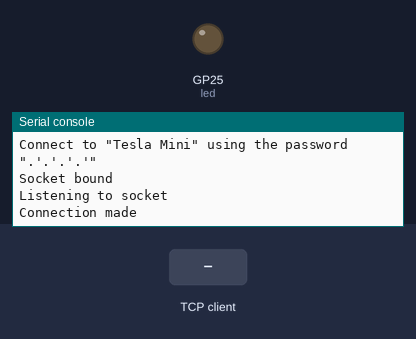
The program below on a simulated Raspberry Pi Pico running MicroPython. Shown: output pins drawn as LEDs (lit = HIGH), the last lines printed to the serial console. The inputs (shaded band) are chosen by the test bench. The board's own WiFi access point starts at once; one TCP client connects 1 s after the port opens and stays connected.

Above: at 1.2 s.
1.3 s: the TCP client sends "1"
At 2.1 s:
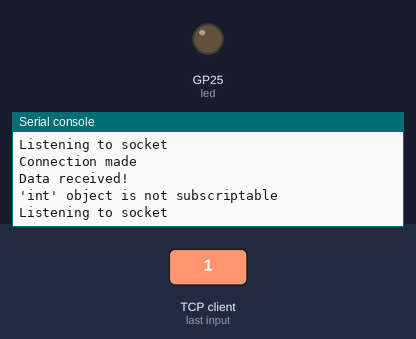
2.8 s: the TCP client sends "on"
At 4.5 s:
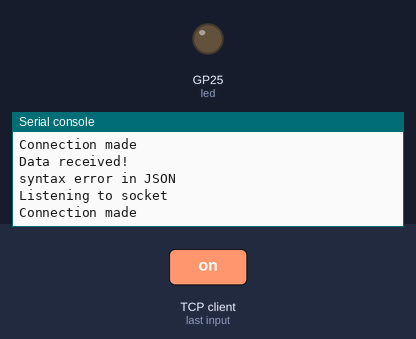

The program:

udpToSerial.py
```python
# -------------------------------- Pre-script --------------------------------
# type:ignore
# -> this causes IDEs to not complain about what type a variable is
# -> who doesn't like simply ignoring errors when you can


# ---------- Packages ----------
import gc
import machine
from machine import Pin
import json
from time import sleep
import network
import socket
import select


# ---------- Clean memory ----------
# Increase run time and decrease chance of code failure
# Collect possible garbage/cache
gc.collect()
# Free memory if possible
gc.mem_free()


# ---------- Variables ----------
wlan = network.WLAN(network.AP_IF)
s = None
sConn = None
uart = None
led = Pin("LED", Pin.OUT)
production = False


# ---------- Debug tools ----------
print('Preparing software...')

# LED controller
# Set default LED state
led.off()
# Function to blink n times
def blink(blinks):
    if not production:
        return
    # Simple blink script
    for i in range(0, blinks):
        led.toggle()
        sleep(0.1)
        led.toggle()
        sleep(0.2)
    # Extra sleep in case of another blink function call
    sleep(0.3)


# -------------------------------- Program --------------------------------
def boot():
    main()
def main():
    try:
        # Start serial
        setupSerial()
        # Stop possible previous network
        stopNetwork()
        # Setup the network
        setupNetwork()
        # Make a socket
        makeSocket(wlan)
        while True:
            try:
                # Receive data from the socket
                receiveSocketData()
                # Receive data from the socket
                closeSocket()
            except Exception as e:
                print(e)
                try:
                    # Listen to the socket
                    listenToSocket()
                except Exception as e2:
                    print(e2)
                    # Remake a socket
                    makeSocket(wlan)
    except Exception as e:
        print(e)


# -------------------------------- Serial --------------------------------
# ---------- Functions ----------
def setupSerial():
    global uart
    # Setup serial
    uart = machine.UART(0, baudrate=9600)
    uart.init(baudrate=9600, bits=8, parity=None, stop=1)

def sendSerial(data):
    global uart
    # Write that this the start of the data packet
    uart.write("\\start\\")
    # Write data to serial
    uart.write(data)
    # Write that this the end of the data packet
    uart.write("\\end\\")

    print("serial data sent: ", data)


# -------------------------------- Network --------------------------------
# ---------- Functions ----------
def processData(data):
    blink(1)
    print("Data received!")

    global sConn

    # Get data from json
    data_object = json.loads(data)
    data_title = data_object["title"]
    data_data = data_object["data"]

    # If no data was found, return
    if data_title != None:
        # Send to data to RPI Pico
        print(f"{data_title} - {data_data}")
        sendSerial(f"{data_title}\\-\\{data_data}")

    # Close connection
    sConn.close()


# ---------- Setup network ----------
def setupNetwork():

    global wlan
    print('Setting up network...')
    # Set network type
    wlan = network.WLAN(network.AP_IF)
    # Set the name and password of the WiFi AP
    ssid = "Tesla Mini"
    password = ".'.'.'.'"
    # Create the WiFi AP
    # ip, subnet, gateway, dns
    wlan.ifconfig(('192.168.4.1', '255.255.255.0', '192.168.4.1', '8.8.8.8'))
    wlan.config(essid=ssid, password=password)
    # Start network
    print('Starting network...')
    wlan.active(True)
    # Wait to start
    while wlan.active() == False:
        wlan.active(True)
        pass
    print("Acces point active on IP: " + wlan.ifconfig()[0])
    print("Connect to \"" + ssid + "\" using the password \"" + password + "\"")
    blink(2)

# ---- Stop network ----
def stopNetwork():
    global wlan
    wlan.active(False)
    print('Stopped network')

# ---------- Connecting ----------
def makeSocket(wlan):
    global s
    # Remove possible previous socket
    try:
        s.close()
    except Exception as e:
        pass
    # Create a socket
    s = socket.socket()
    s.setsockopt(socket.SOL_SOCKET, socket.SO_REUSEADDR, 1)
    # Bind the socket to a local address and port
    s.bind((wlan.ifconfig()[0], 80))
    s.setblocking(1)
    print("Socket bound")
    listenToSocket()

def listenToSocket():
    global s, sConn
    # Listen for incoming connections
    s.listen()
    print("Listening to socket")

    # Accept an incoming connection
    while True:
        try:
            sConn, sAddr = s.accept()
            break
        except Exception as e:
            pass
    print("Connection made")
    blink(1)

def receiveSocketData():
    global s, sConn
    # Continuously receive data and process it
    data = None
    while True:
        # If there is data, process it
        data = sConn.recv(1024).decode()
        if not data:
            continue
        if data != None:
            processData(data)

        data = None

def closeSocket():
    global s

    s.close()

# Run
boot()
```

Measured:
- after the input at 1.3 s, the serial console: prints a new line at once (image 1)
- after the input at 2.8 s, the serial console: prints a new line at once (image 2)
